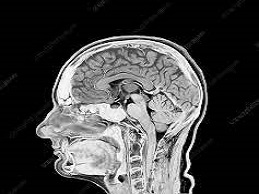
#> input picture datasets/OASISsample/healthybrainscan.jpg, 259 x 194 px, found by its file name
$ python comparing_images.py
#> lines starting #> are read from the running program, lines starting #| are printed output that depends on the picture; after the words box and inside, x2 and y2 are one past the last pixel; in counts of white or black regions, pixels touching at a corner belong together; long printed decimals are rounded
#comparing images
import imageio
import matplotlib.pyplot as plt
import numpy as np
from skimage import color

"""
Cost functions: produce metrics to be minimized.
Objective functions: produce metrics to be maximized.
"""

"""
 Below the mean squared error is calculated

"""
#load the 2 images
im1 = imageio.imread('././datasets/OASISsample/healthybrainscan.jpg')
#> im1 is the input picture: shape (194, 259, 3); min 0, max 255, mean 68.8
im2 = imageio.imread('././datasets/OASISsample/brainscan.jpg')
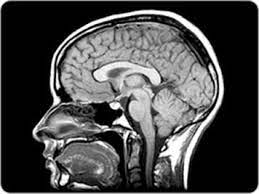
#> input picture datasets/OASISsample/brainscan.jpg, 259 x 194 px, found by its file name
#> im2 is the input picture: shape (194, 259, 3); min 0, max 255, mean 72.2
im1 = color.rgb2gray(im1)
#> im1: shape (194, 259) float64
im2 = color.rgb2gray(im2)
#> im2: shape (194, 259) float64

error = im1 - im2
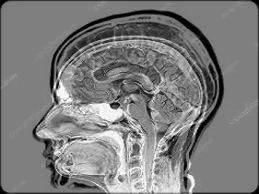
#> error: shape (194, 259) float64; min -1, max 1, mean -0.0134; drawn with min black and max white

#plt.imshow(error)
#plt.title('The error')
#plt.show()

#get the absolute values
abs_error = np.abs(error)
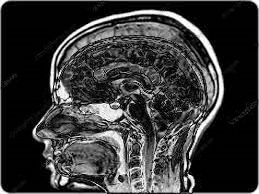
#> abs_error: shape (194, 259) float64; min 0, max 1, mean 0.213

mean_abs_error = np.mean(abs_error)
#> mean_abs_error = 0.213

#scalar quantity
print("The mean absolute error is:", mean_abs_error)
#| The mean absolute error is: 0.2133

"""
 using the intersection of the union: the result is a numerical value [0,1]
 the intersection is divided by the union of the two images

"""

#compute two masks for the images, the 0 used in this example could have been anything.
mask1 = im1 > 0
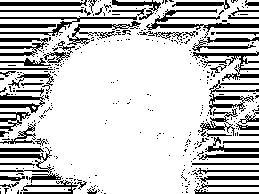
#> mask1: shape (194, 259) bool; 78.3% white; 368 black regions (312 under 20 px), largest, box (x1, y1, x2, y2) and area: (146, 9, 259, 38) 746, (192, 51, 259, 81) 555, (209, 80, 259, 115) 512
mask2 = im2 > 0
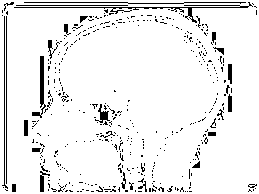
#> mask2: shape (194, 259) bool; 92.9% white; black in thin lines or dots

intersection = mask1 & mask2
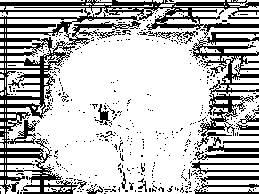
#> intersection: shape (194, 259) bool; 73.4% white; 450 black regions (426 under 20 px), largest, box (x1, y1, x2, y2) and area: (0, 0, 259, 194) 7731, (192, 32, 259, 137) 2157, (191, 161, 259, 175) 290

union = mask1 | mask2
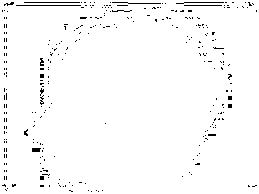
#> union: shape (194, 259) bool; 97.8% white; black in thin lines or dots

intersection_of_union = intersection.sum() / union.sum()
#> intersection_of_union = 0.751

plt.imshow(intersection)
plt.title("Intersecion of the two images")
plt.show()

plt.imshow(union)
plt.title("Union of the two images")
plt.show()


print("Intersection of union",intersection_of_union)
#| Intersection of union 0.751
